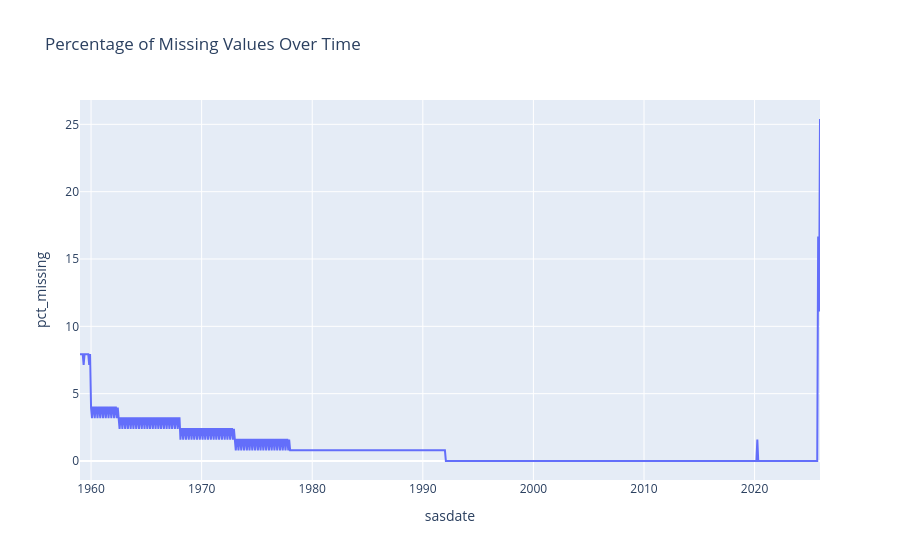

The notebook cell saved with this chart:
### Markdown cell above
We make a time series, showing the percentage of observations missing for each year/month in the dataset

### Code cell
df_raw['sasdate'] = pd.to_datetime(df_raw['sasdate'])

df_raw['sasdate'] = df_raw['sasdate'].dt.to_period('M')

monthly_missing = df_raw.groupby('sasdate').apply(lambda x: x.isnull().sum().sum() / x.size * 100).reset_index(name='pct_missing')

df_raw['pct_missing'] = df_raw['sasdate'].map(monthly_missing.set_index('sasdate')['pct_missing'])

monthly_missing['sasdate'] = monthly_missing['sasdate'].astype(str)

plt = px.line(monthly_missing, x='sasdate', y='pct_missing', title='Percentage of Missing Values Over Time')
plt.show()

df_raw = df_raw[(df_raw['sasdate'] >= '1970-01-01') & (df_raw['sasdate'] <= '2025-01-01')]

### Figure 1 — Plotly figure (JSON) as saved in the notebook; plotly's stock layout.template omitted (floating-point values rounded to 4 significant figures; data arrays with more than 128 entries replaced by an {"elided": "..."} marker saying what was removed)
{"data": [{"hovertemplate": "sasdate=%{x}<br>pct_missing=%{y}<extra></extra>", "legendgroup": "", "line": {"color": "#636efa", "dash": "solid"}, "marker": {"symbol": "circle"}, "mode": "lines", "name": "", "orientation": "v", "showlegend": false, "type": "scatter", "x": {"elided": "804 str values"}, "xaxis": "x", "y": {"elided": "804 float values"}, "yaxis": "y"}], "layout": {"legend": {"tracegroupgap": 0}, "title": {"text": "Percentage of Missing Values Over Time"}, "xaxis": {"anchor": "y", "domain": [0, 1], "title": {"text": "sasdate"}}, "yaxis": {"anchor": "x", "domain": [0, 1], "title": {"text": "pct_missing"}}}}
